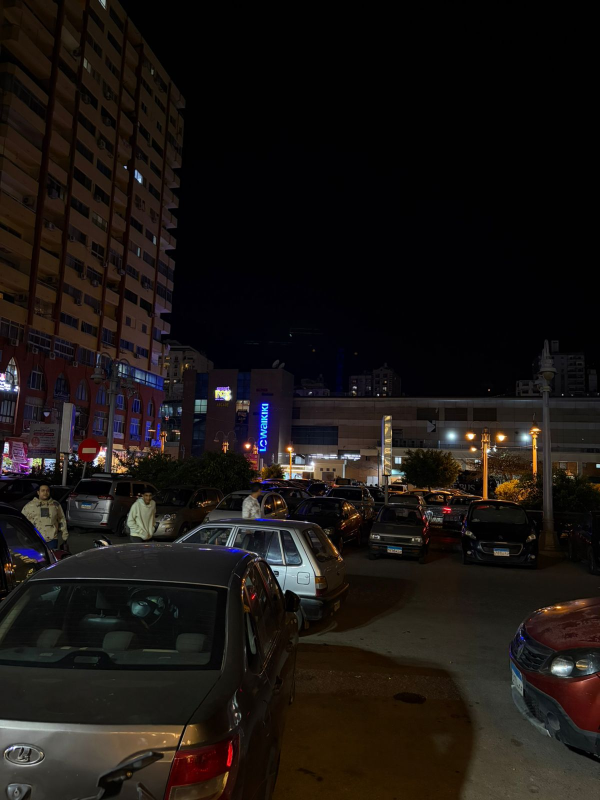
#> input picture WhatsApp Image 2026-05-08 at 11.07.03 PM.jpeg, 1200 x 1600 px (shown at 1/2 size)
$ python -i task1_selective_enhancement.py   (imports and definitions only)
#> lines starting #> are read from the running program, lines starting #| are printed output that depends on the picture; after the words box and inside, x2 and y2 are one past the last pixel; in counts of white or black regions, pixels touching at a corner belong together
#> further down, picture is the input picture: shape (1600, 1200, 3); mean B, G, R 18.6, 21.2, 26.2
"""
Task 1 — Selective Object Enhancement (Color-Based Editing Tool)
================================================================
Member 1

Enhances a specific object by color while applying different effects
to the rest of the image.

Example: Sharpen red roses while blurring yellow flowers.

Usage:
    1. Place input images in images/task1/
    2. Run: python tasks/task1_selective_enhancement.py
    3. Results saved to outputs/task1/
"""

import sys
import os
sys.path.insert(0, os.path.join(os.path.dirname(__file__), ".."))

import cv2
import numpy as np
from cv_utils import (
    load_image, save_image, show_image, show_images_row,
    show_before_after, print_analysis
)


# ─────────────────────────────────────────────
#  Core Functions
# ─────────────────────────────────────────────

# [27 lines left out: function create_color_mask, not called in this run]


def create_red_mask(img):
    """
    Create a mask specifically for red objects.
    Red wraps around in HSV, so we need two ranges.
    """
    hsv = cv2.cvtColor(img, cv2.COLOR_BGR2HSV)
#> hsv: shape (1600, 1200, 3); mean H, S, V 48, 107.7, 28.2

    # Red has two ranges in HSV (wraps around 180)
    lower_red1 = np.array([0, 70, 50])
    upper_red1 = np.array([10, 255, 255])
    lower_red2 = np.array([170, 70, 50])
    upper_red2 = np.array([180, 255, 255])

    mask1 = cv2.inRange(hsv, lower_red1, upper_red1)
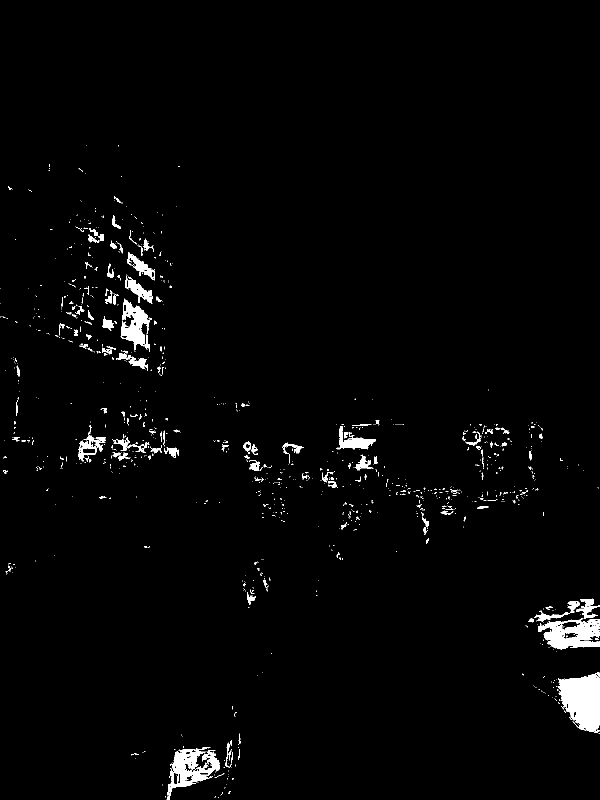
#> mask1: shape (1600, 1200) (shown at 1/2 size); 2% white; 1121 white regions (982 under 20 px), largest, box (x1, y1, x2, y2) and area: (1116, 1344, 1200, 1464) 7117, (1076, 1237, 1200, 1299) 4543, (334, 1494, 439, 1600) 4419
    mask2 = cv2.inRange(hsv, lower_red2, upper_red2)
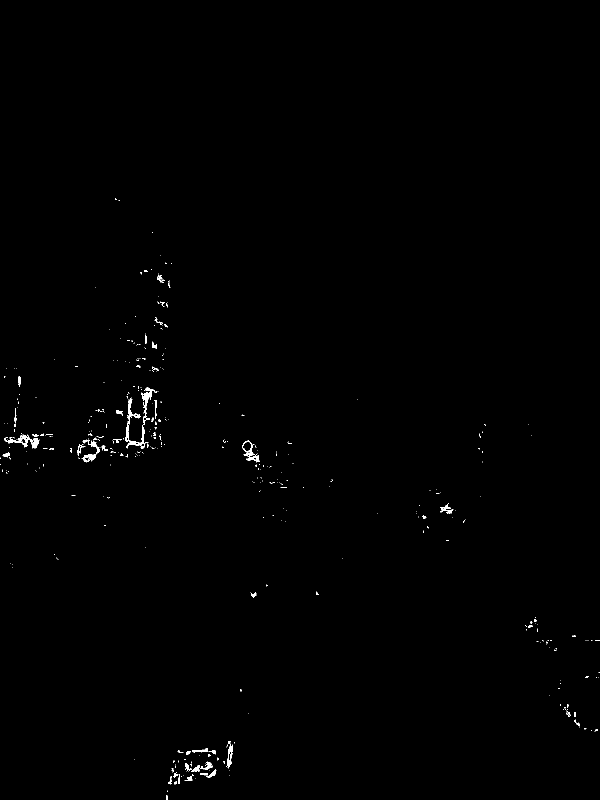
#> mask2: shape (1600, 1200) (shown at 1/2 size); 0.38% white; 444 white regions (388 under 20 px), largest, box (x1, y1, x2, y2) and area: (250, 799, 291, 898) 821, (12, 869, 78, 897) 600, (282, 775, 306, 850) 510
    mask = cv2.bitwise_or(mask1, mask2)
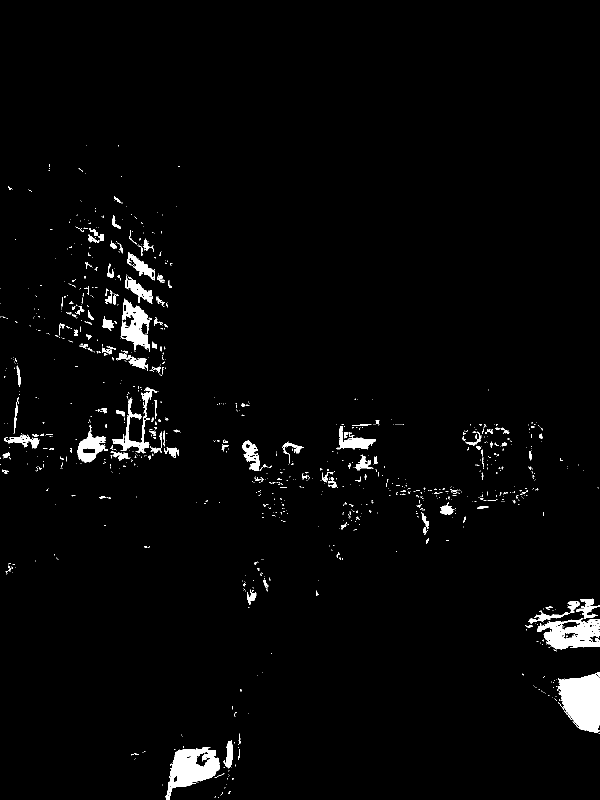
#> mask: shape (1600, 1200) (shown at 1/2 size); 2.4% white; 1109 white regions (972 under 20 px), largest, box (x1, y1, x2, y2) and area: (1116, 1344, 1200, 1466) 7385, (332, 1494, 439, 1600) 5644, (1074, 1237, 1200, 1299) 4599

    # Cleanup
    kernel = cv2.getStructuringElement(cv2.MORPH_ELLIPSE, (5, 5))
    mask = cv2.morphologyEx(mask, cv2.MORPH_CLOSE, kernel)
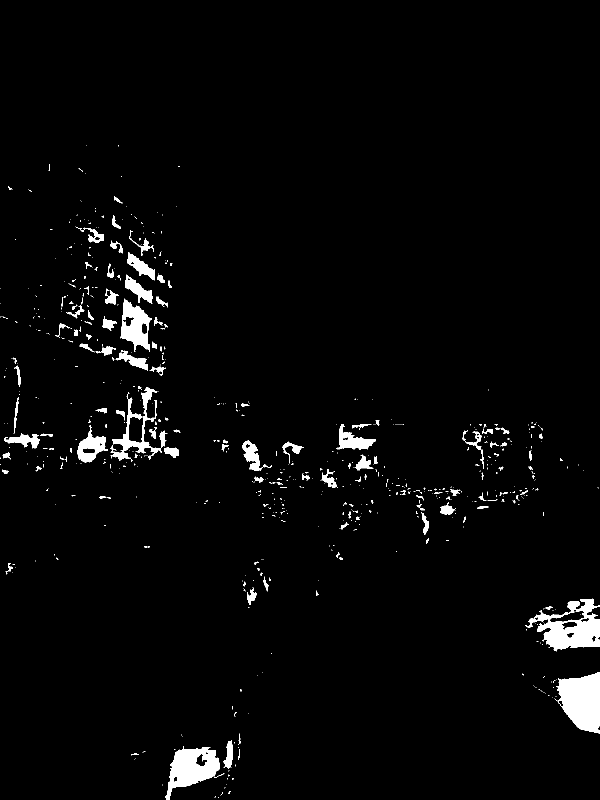
#> mask: shape (1600, 1200) (shown at 1/2 size); 2.7% white; 703 white regions (573 under 20 px), largest, box (x1, y1, x2, y2) and area: (1110, 1344, 1200, 1467) 7690, (1050, 1197, 1200, 1303) 7326, (330, 1493, 439, 1600) 5949
    mask = cv2.morphologyEx(mask, cv2.MORPH_OPEN, kernel)
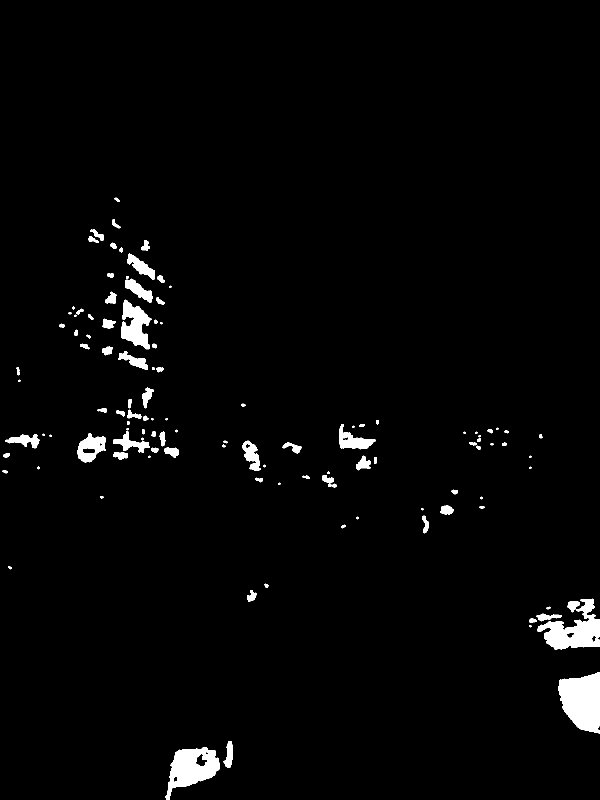
#> mask: shape (1600, 1200) (shown at 1/2 size); 2.3% white; 115 white regions (20 under 20 px), largest, box (x1, y1, x2, y2) and area: (1116, 1344, 1200, 1467) 7631, (1075, 1197, 1200, 1300) 6092, (330, 1494, 439, 1600) 5904

    return mask


# [117 lines left out: functions sharpen_image, selective_enhance, main, not called in this run]


# [2 lines not run here, left out]

>>> import cv2
>>> picture = cv2.imread('../WhatsApp Image 2026-05-08 at 11.07.03 PM.jpeg')
>>> result = create_red_mask(picture)

$ run again, on flower.png
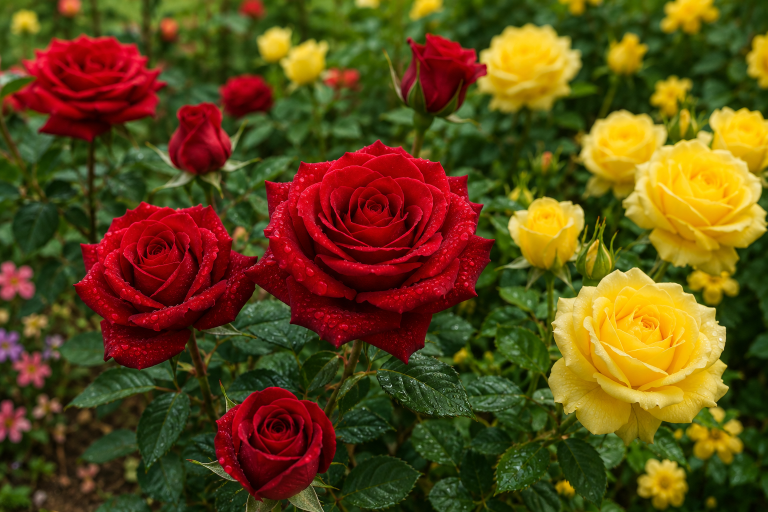
#> input picture flower.png, 1536 x 1024 px (shown at 1/2 size)
#> picture is the input picture: shape (1024, 1536, 3); mean B, G, R 22.3, 72.4, 96.8
#> hsv: shape (1024, 1536, 3); mean H, S, V 57.5, 205.9, 108
#> in create_red_mask, `mask1 = cv2.inRange(hsv, lower_red1, upper_red1)`:
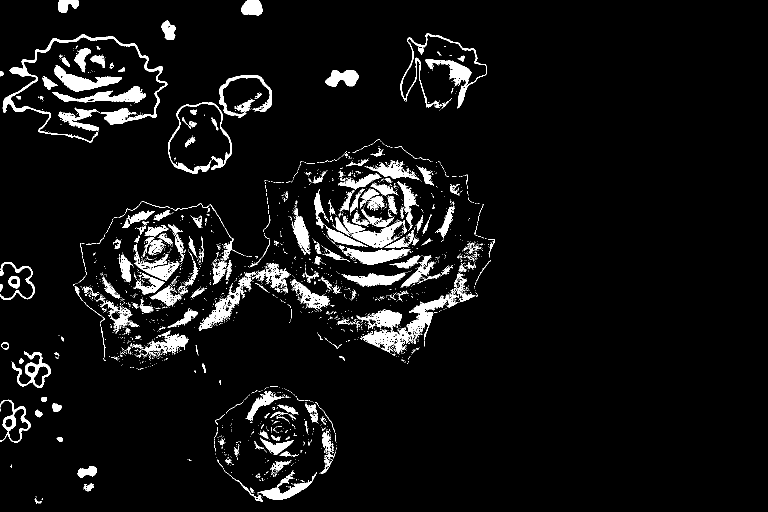
#> mask1: shape (1024, 1536) (shown at 1/2 size); 6.1% white; 2467 white regions (2237 under 20 px), largest, box (x1, y1, x2, y2) and area: (5, 69, 335, 285) 5598, (800, 67, 974, 217) 3741, (108, 130, 244, 184) 2658
#> mask2: shape (1024, 1536); 15.7% white; 976 white regions (937 under 20 px), largest, box (x1, y1, x2, y2) and area: (147, 280, 989, 740) 147706, (21, 74, 331, 282) 29513, (428, 774, 673, 999) 28490
#> in create_red_mask, `mask = cv2.morphologyEx(mask, cv2.MORPH_CLOSE, kernel)`:
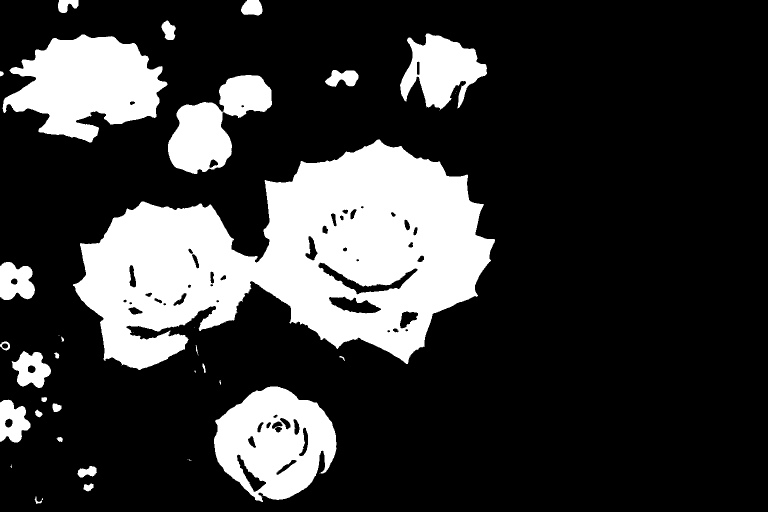
#> mask: shape (1024, 1536) (shown at 1/2 size); 22% white; 39 white regions (13 under 20 px), largest, box (x1, y1, x2, y2) and area: (146, 279, 990, 740) 212040, (5, 69, 335, 285) 43699, (428, 773, 673, 1004) 37041
